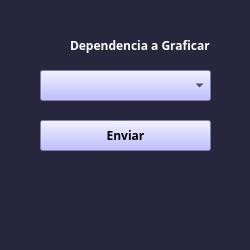
<?xml version="1.0" encoding="UTF-8"?>
<ui version="4.0">
 <class>widget</class>
 <widget class="QWidget" name="widget">
  <property name="geometry">
   <rect>
    <x>0</x>
    <y>0</y>
    <width>250</width>
    <height>250</height>
   </rect>
  </property>
  <property name="minimumSize">
   <size>
    <width>250</width>
    <height>250</height>
   </size>
  </property>
  <property name="maximumSize">
   <size>
    <width>250</width>
    <height>250</height>
   </size>
  </property>
  <property name="windowTitle">
   <string>Form</string>
  </property>
  <property name="styleSheet">
   <string notr="true">background-color:#27263c;</string>
  </property>
  <widget class="QLabel" name="label">
   <property name="geometry">
    <rect>
     <x>70</x>
     <y>10</y>
     <width>201</width>
     <height>71</height>
    </rect>
   </property>
   <property name="font">
    <font>
     <family>Candara</family>
     <pointsize>9</pointsize>
     <weight>75</weight>
     <bold>true</bold>
    </font>
   </property>
   <property name="styleSheet">
    <string notr="true">color:white;
</string>
   </property>
   <property name="text">
    <string>Dependencia a Graficar</string>
   </property>
  </widget>
  <widget class="QComboBox" name="Dependencia_graficable">
   <property name="geometry">
    <rect>
     <x>40</x>
     <y>70</y>
     <width>171</width>
     <height>31</height>
    </rect>
   </property>
   <property name="cursor">
    <cursorShape>PointingHandCursor</cursorShape>
   </property>
   <property name="styleSheet">
    <string notr="true">background:rgb(170, 170, 255);</string>
   </property>
  </widget>
  <widget class="QPushButton" name="Enviar_dato">
   <property name="geometry">
    <rect>
     <x>40</x>
     <y>120</y>
     <width>171</width>
     <height>31</height>
    </rect>
   </property>
   <property name="minimumSize">
    <size>
     <width>110</width>
     <height>0</height>
    </size>
   </property>
   <property name="maximumSize">
    <size>
     <width>200</width>
     <height>16777215</height>
    </size>
   </property>
   <property name="font">
    <font>
     <family>Candara</family>
     <pointsize>9</pointsize>
     <weight>75</weight>
     <bold>true</bold>
    </font>
   </property>
   <property name="cursor">
    <cursorShape>PointingHandCursor</cursorShape>
   </property>
   <property name="styleSheet">
    <string notr="true">background:rgb(170, 170, 255);</string>
   </property>
   <property name="text">
    <string>Enviar</string>
   </property>
  </widget>
 </widget>
 <resources/>
 <connections/>
</ui>
